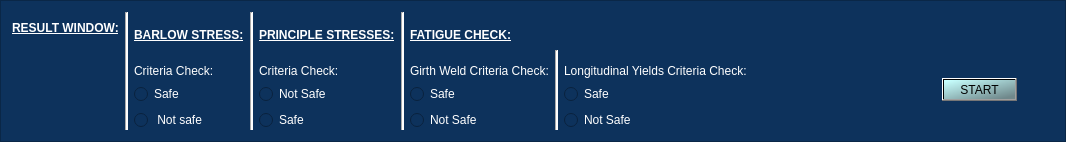
     <widget class="QFrame" name="Header_2">
      <property name="styleSheet">
       <string notr="true">background-color: rgb(13, 50, 92);
color: rgb(255, 255, 255);</string>
      </property>
      <property name="frameShape">
       <enum>QFrame::StyledPanel</enum>
      </property>
      <property name="frameShadow">
       <enum>QFrame::Raised</enum>
      </property>
      <layout class="QGridLayout" name="gridLayout_10">
       <item row="0" column="2" rowspan="4">
        <layout class="QVBoxLayout" name="verticalLayout_7">
         <item>
          <widget class="QLabel" name="BarlowStress_4">
           <property name="text">
            <string>&lt;html&gt;&lt;head/&gt;&lt;body&gt;&lt;p&gt;&lt;span style=&quot; font-weight:600; text-decoration: underline;&quot;&gt;BARLOW STRESS:&lt;/span&gt;&lt;/p&gt;&lt;/body&gt;&lt;/html&gt;</string>
           </property>
          </widget>
         </item>
         <item>
          <layout class="QVBoxLayout" name="verticalLayout_6">
           <item>
            <widget class="QLabel" name="Criteria_checkP_3">
             <property name="styleSheet">
              <string notr="true">font: 8pt &quot;Cambria&quot;;</string>
             </property>
             <property name="text">
              <string>Criteria Check:</string>
             </property>
            </widget>
           </item>
           <item>
            <widget class="QRadioButton" name="radioButton_7_safe">
             <property name="text">
              <string>Safe</string>
             </property>
            </widget>
           </item>
           <item>
            <widget class="QRadioButton" name="radioButton_8_not_safe">
             <property name="text">
              <string> Not safe</string>
             </property>
            </widget>
           </item>
          </layout>
         </item>
        </layout>
       </item>
       <item row="0" column="6" rowspan="4" colspan="2">
        <widget class="Line" name="line_16">
         <property name="styleSheet">
          <string notr="true">background-color: rgb(255, 255, 255);</string>
         </property>
         <property name="orientation">
          <enum>Qt::Vertical</enum>
         </property>
        </widget>
       </item>
       <item row="0" column="0" rowspan="3">
        <widget class="QLabel" name="ResulWindow">
         <property name="styleSheet">
          <string notr="true">font: 75 10pt &quot;Cambria&quot;;</string>
         </property>
         <property name="text">
          <string>&lt;html&gt;&lt;head/&gt;&lt;body&gt;&lt;p&gt;&lt;span style=&quot; font-weight:600; text-decoration: underline; color:#ffffff;&quot;&gt;RESULT WINDOW:&lt;/span&gt;&lt;/p&gt;&lt;/body&gt;&lt;/html&gt;</string>
         </property>
        </widget>
       </item>
       <item row="0" column="8" rowspan="4">
        <layout class="QVBoxLayout" name="verticalLayout_22">
         <item>
          <widget class="QLabel" name="Fatigue_check">
           <property name="text">
            <string>&lt;html&gt;&lt;head/&gt;&lt;body&gt;&lt;p&gt;&lt;span style=&quot; font-weight:600; text-decoration: underline;&quot;&gt;FATIGUE CHECK:&lt;/span&gt;&lt;/p&gt;&lt;/body&gt;&lt;/html&gt;</string>
           </property>
          </widget>
         </item>
         <item>
          <layout class="QVBoxLayout" name="verticalLayout_10">
           <item>
            <widget class="QLabel" name="EarthLoadExcavationFactor_2">
             <property name="styleSheet">
              <string notr="true">font: 8pt &quot;Cambria&quot;;</string>
             </property>
             <property name="text">
              <string>&lt;html&gt;&lt;head/&gt;&lt;body&gt;&lt;p&gt;&lt;span style=&quot; color:#ffffff;&quot;&gt;Girth Weld Criteria Check:&lt;/span&gt;&lt;/p&gt;&lt;/body&gt;&lt;/html&gt;</string>
             </property>
            </widget>
           </item>
           <item>
            <widget class="QRadioButton" name="radioButton_safe">
             <property name="styleSheet">
              <string notr="true">color: rgb(255, 255, 255);</string>
             </property>
             <property name="text">
              <string>Safe</string>
             </property>
            </widget>
           </item>
           <item>
            <widget class="QRadioButton" name="radioButton_2_not_safe">
             <property name="styleSheet">
              <string notr="true">color: rgb(255, 255, 255);</string>
             </property>
             <property name="text">
              <string>Not Safe</string>
             </property>
            </widget>
           </item>
          </layout>
         </item>
        </layout>
       </item>
       <item row="0" column="1" rowspan="4">
        <widget class="Line" name="line_17">
         <property name="styleSheet">
          <string notr="true">background-color: rgb(255, 255, 255);</string>
         </property>
         <property name="orientation">
          <enum>Qt::Vertical</enum>
         </property>
        </widget>
       </item>
       <item row="0" column="3" rowspan="4" colspan="2">
        <widget class="Line" name="line_15">
         <property name="styleSheet">
          <string notr="true">background-color: rgb(255, 255, 255);</string>
         </property>
         <property name="orientation">
          <enum>Qt::Vertical</enum>
         </property>
        </widget>
       </item>
       <item row="2" column="13">
        <spacer name="horizontalSpacer_25">
         <property name="orientation">
          <enum>Qt::Horizontal</enum>
         </property>
         <property name="sizeHint" stdset="0">
          <size>
           <width>54</width>
           <height>17</height>
          </size>
         </property>
        </spacer>
       </item>
       <item row="0" column="5" rowspan="4">
        <layout class="QVBoxLayout" name="verticalLayout_9">
         <item>
          <widget class="QLabel" name="PrincipleStresses_4">
           <property name="text">
            <string>&lt;html&gt;&lt;head/&gt;&lt;body&gt;&lt;p&gt;&lt;span style=&quot; font-weight:600; text-decoration: underline;&quot;&gt;PRINCIPLE STRESSES:&lt;/span&gt;&lt;/p&gt;&lt;/body&gt;&lt;/html&gt;</string>
           </property>
          </widget>
         </item>
         <item>
          <layout class="QVBoxLayout" name="verticalLayout_8">
           <item>
            <widget class="QLabel" name="Criteria_checkP_2">
             <property name="styleSheet">
              <string notr="true">font: 8pt &quot;Cambria&quot;;</string>
             </property>
             <property name="text">
              <string>Criteria Check:</string>
             </property>
            </widget>
           </item>
           <item>
            <widget class="QRadioButton" name="radioButton_6_not_safe">
             <property name="text">
              <string>Not Safe</string>
             </property>
            </widget>
           </item>
           <item>
            <widget class="QRadioButton" name="radioButton_5_safe">
             <property name="text">
              <string>Safe</string>
             </property>
            </widget>
           </item>
          </layout>
         </item>
        </layout>
       </item>
       <item row="0" column="18" rowspan="4">
        <spacer name="verticalSpacer_9">
         <property name="orientation">
          <enum>Qt::Vertical</enum>
         </property>
         <property name="sizeHint" stdset="0">
          <size>
           <width>17</width>
           <height>76</height>
          </size>
         </property>
        </spacer>
       </item>
       <item row="2" column="15">
        <spacer name="horizontalSpacer_27">
         <property name="orientation">
          <enum>Qt::Horizontal</enum>
         </property>
         <property name="sizeHint" stdset="0">
          <size>
           <width>40</width>
           <height>20</height>
          </size>
         </property>
        </spacer>
       </item>
       <item row="0" column="17" rowspan="4">
        <spacer name="verticalSpacer_6">
         <property name="orientation">
          <enum>Qt::Vertical</enum>
         </property>
         <property name="sizeHint" stdset="0">
          <size>
           <width>20</width>
           <height>76</height>
          </size>
         </property>
        </spacer>
       </item>
       <item row="2" column="14">
        <spacer name="horizontalSpacer_26">
         <property name="orientation">
          <enum>Qt::Horizontal</enum>
         </property>
         <property name="sizeHint" stdset="0">
          <size>
           <width>40</width>
           <height>20</height>
          </size>
         </property>
        </spacer>
       </item>
       <item row="2" column="16">
        <spacer name="horizontalSpacer_18">
         <property name="orientation">
          <enum>Qt::Horizontal</enum>
         </property>
         <property name="sizeHint" stdset="0">
          <size>
           <width>40</width>
           <height>20</height>
          </size>
         </property>
        </spacer>
       </item>
       <item row="2" column="12">
        <spacer name="horizontalSpacer_2">
         <property name="orientation">
          <enum>Qt::Horizontal</enum>
         </property>
         <property name="sizeHint" stdset="0">
          <size>
           <width>55</width>
           <height>17</height>
          </size>
         </property>
        </spacer>
       </item>
       <item row="3" column="0">
        <spacer name="verticalSpacer_2">
         <property name="orientation">
          <enum>Qt::Vertical</enum>
         </property>
         <property name="sizeHint" stdset="0">
          <size>
           <width>20</width>
           <height>28</height>
          </size>
         </property>
        </spacer>
       </item>
       <item row="3" column="15">
        <spacer name="horizontalSpacer_28">
         <property name="orientation">
          <enum>Qt::Horizontal</enum>
         </property>
         <property name="sizeHint" stdset="0">
          <size>
           <width>40</width>
           <height>20</height>
          </size>
         </property>
        </spacer>
       </item>
       <item row="3" column="16">
        <widget class="QPushButton" name="Start">
         <property name="styleSheet">
          <string notr="true">background-color: qlineargradient(spread:pad, x1:0.869, y1:0.943318, x2:0.0285909, y2:0.0515913, stop:0 rgba(247, 255, 204, 107), stop:1 rgba(199, 255, 254, 255));
font: 75 8pt &quot;Cambria&quot;;
color: rgb(0, 0, 0);</string>
         </property>
         <property name="text">
          <string>START</string>
         </property>
        </widget>
       </item>
       <item row="2" column="10" rowspan="2" colspan="2">
        <layout class="QVBoxLayout" name="verticalLayout_21">
         <item>
          <spacer name="verticalSpacer_4">
           <property name="orientation">
            <enum>Qt::Vertical</enum>
           </property>
           <property name="sizeHint" stdset="0">
            <size>
             <width>20</width>
             <height>40</height>
            </size>
           </property>
          </spacer>
         </item>
         <item>
          <widget class="QLabel" name="EarthLoadExcavationFactor_3">
           <property name="styleSheet">
            <string notr="true">font: 8pt &quot;Cambria&quot;;</string>
           </property>
           <property name="text">
            <string>&lt;html&gt;&lt;head/&gt;&lt;body&gt;&lt;p&gt;&lt;span style=&quot; color:#ffffff;&quot;&gt;Longitudinal Yields Criteria Check:&lt;/span&gt;&lt;/p&gt;&lt;/body&gt;&lt;/html&gt;</string>
           </property>
          </widget>
         </item>
         <item>
          <widget class="QRadioButton" name="radioButton_3_safe">
           <property name="styleSheet">
            <string notr="true">color: rgb(255, 255, 255);</string>
           </property>
           <property name="text">
            <string>Safe</string>
           </property>
          </widget>
         </item>
         <item>
          <widget class="QRadioButton" name="radioButton_4_not_safe">
           <property name="styleSheet">
            <string notr="true">color: rgb(255, 255, 255);</string>
           </property>
           <property name="text">
            <string>Not Safe</string>
           </property>
          </widget>
         </item>
        </layout>
       </item>
       <item row="0" column="9">
        <widget class="Line" name="line_10">
         <property name="orientation">
          <enum>Qt::Vertical</enum>
         </property>
        </widget>
       </item>
       <item row="3" column="12">
        <spacer name="horizontalSpacer_11">
         <property name="orientation">
          <enum>Qt::Horizontal</enum>
         </property>
         <property name="sizeHint" stdset="0">
          <size>
           <width>40</width>
           <height>20</height>
          </size>
         </property>
        </spacer>
       </item>
       <item row="3" column="9">
        <widget class="Line" name="line_14">
         <property name="styleSheet">
          <string notr="true">background-color: rgb(255, 255, 255);</string>
         </property>
         <property name="orientation">
          <enum>Qt::Vertical</enum>
         </property>
        </widget>
       </item>
      </layout>
     </widget>
